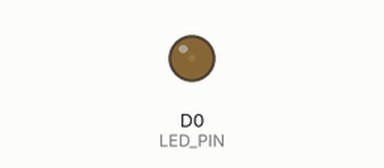
A sketch run on a simulated ESP8266 (NodeMCU). Parts: output pins drawn as LEDs (lit = HIGH).

Above: at 0.05 s.
At 0.6 s:
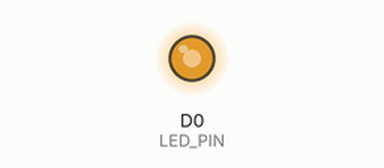
At 3.0 s:
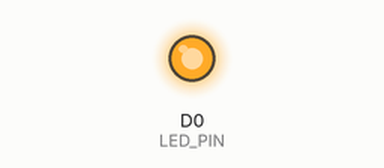
At 6.0 s:
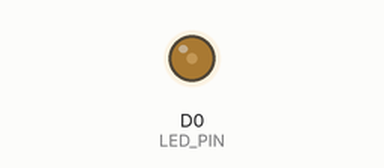
Timing chart, 0 to 9.4 s (numbered marks = the images above):
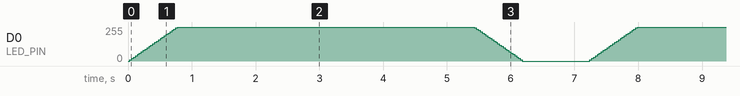

The sketch:

28-6-PWM.ino
```cpp
#define LED_PIN D0
int val = 0;

// analogWrite -> Write as u_int [Not Boolean]

// Digital -> Boolean [True(1)/ False(0)]
// Analog -> PWM (Pluse with Modulation)

void setup()
{
    pinMode(LED_PIN,OUTPUT);
}
void loop()
{
    for(val=0; val<(1 << 10); val += 10){
      analogWrite(LED_PIN, val);
      delay(30);
    }
    for(; val>=-7; val -= 10){
      analogWrite(LED_PIN, val == -7 ? 0 : val);
      delay(30);
    }
    delay(1000);
}
```
